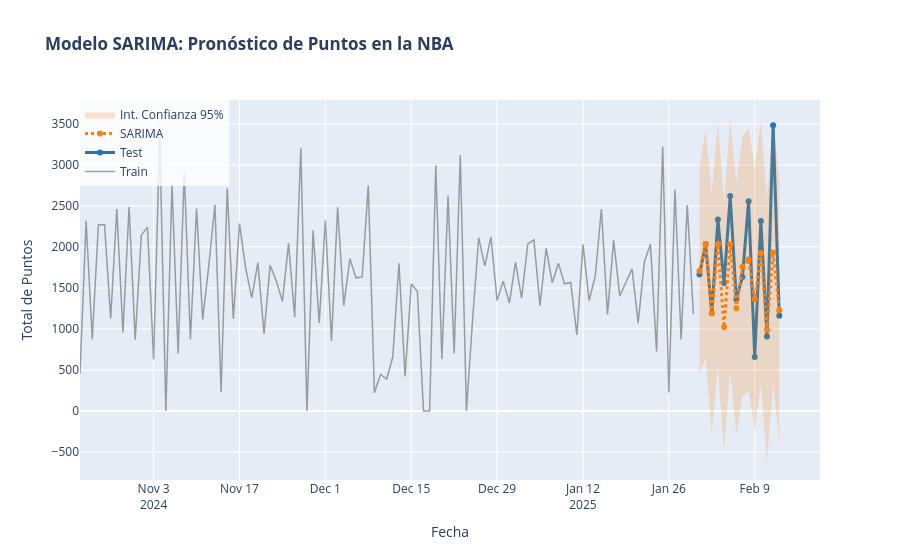

The code cell stored with this chart in its notebook:
### Markdown cell above
La estacionalidad no se puede ver tan directamente en la serie de tiempo, ya que el calendario de la NBA es bastante más mezclado al de la NFL (que solo juega en fines de semana y jueves) y el de MLB (que juega toda la semana pero con días de viaje medio establecidos). Sin embargo, hay patrones generales en toda la semana que hacen sentido (por ejemplo, se juega más en fines de semana que al inicio de la misma). Esto nos llevó a probar usar un valor $s$ de 7, es decir, estacionalidad semanal.

### Code cell
#Realizamos modelo y graficamos
TEST_DAYS = 14

train = ts_nba.iloc[:-TEST_DAYS]
test = ts_nba.iloc[-TEST_DAYS:]

model = SARIMAX(train,
                order=(1, 0, 1),
                seasonal_order=(1, 1, 1, 7))

results = model.fit(disp=False)

# Predecimos n pasos hacia el futuro (donde n = tamaño del test)
forecast_object = results.get_forecast(steps=len(test))
forecast_vals = forecast_object.predicted_mean
conf_int = forecast_object.conf_int(alpha=0.05) # Intervalo del 95%

# Metricas de error
rmse = np.sqrt(mean_squared_error(test, forecast_vals))
mape = mean_absolute_percentage_error(test, forecast_vals)
mae = mean_absolute_error(test, forecast_vals)


print(f"\n--- Errores del modelo ---")
print(f"RMSE: {rmse:.2f} Puntos")
print(f"MAPE: {mape:.2%}")
print(f"MAE: {mae:.2f} Puntos")

print(results.summary())

# Grafica
fig = go.Figure()

# Train
fig.add_trace(go.Scatter(
    x=train.index, y=train,
    mode='lines',
    name='Train',
    line=dict(color='rgba(100, 100, 100, 0.6)', width=1.5)
))

# Test
fig.add_trace(go.Scatter(
    x=test.index, y=test,
    name='Test',
    line=dict(color='#1f77b4', width=3),
    marker=dict(size=6)
))

# Forecast
fig.add_trace(go.Scatter(
    x=test.index, y=forecast_vals,
    name='SARIMA',
    line=dict(color='#ff7f0e', width=3, dash='dot')
))

# Intervalos de Confianza
fig.add_trace(go.Scatter(
    x=conf_int.index, y=conf_int.iloc[:, 0],
    mode='lines', line=dict(width=0), showlegend=False, hoverinfo='skip'
))
fig.add_trace(go.Scatter(
    x=conf_int.index, y=conf_int.iloc[:, 1],
    mode='lines', line=dict(width=0), fill='tonexty',
    fillcolor='rgba(255, 127, 14, 0.2)',
    name='Int. Confianza 95%', hoverinfo='skip'
))

# Titulos
fig.update_layout(
    title=f'<b>Modelo SARIMA: Pronóstico de Puntos en la NBA</b>',
    xaxis_title='Fecha',
    yaxis_title='Total de Puntos',
    legend=dict(x=0, y=1, bgcolor='rgba(255,255,255,0.8)'),
    hovermode="x unified"
)

fig.show()
